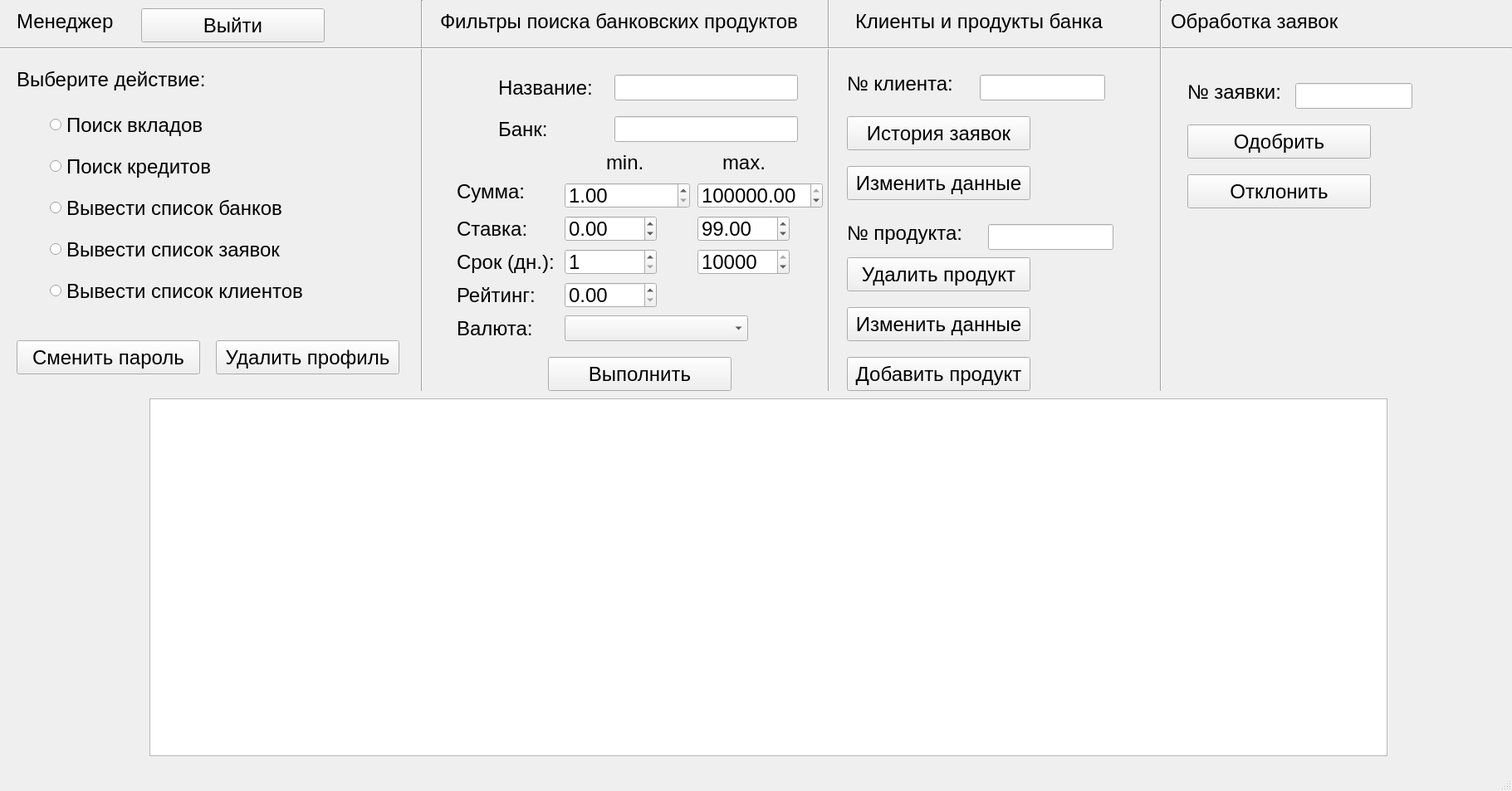
<?xml version="1.0" encoding="UTF-8"?>
<ui version="4.0">
 <class>ManagerWindow</class>
 <widget class="QMainWindow" name="ManagerWindow">
  <property name="geometry">
   <rect>
    <x>0</x>
    <y>0</y>
    <width>1821</width>
    <height>953</height>
   </rect>
  </property>
  <property name="font">
   <font>
    <pointsize>18</pointsize>
   </font>
  </property>
  <property name="windowTitle">
   <string>BankProducts Application</string>
  </property>
  <widget class="QWidget" name="centralwidget">
   <widget class="QRadioButton" name="r1">
    <property name="geometry">
     <rect>
      <x>60</x>
      <y>130</y>
      <width>281</width>
      <height>41</height>
     </rect>
    </property>
    <property name="font">
     <font>
      <pointsize>18</pointsize>
     </font>
    </property>
    <property name="text">
     <string>Поиск вкладов</string>
    </property>
   </widget>
   <widget class="QRadioButton" name="r3">
    <property name="geometry">
     <rect>
      <x>60</x>
      <y>230</y>
      <width>431</width>
      <height>41</height>
     </rect>
    </property>
    <property name="font">
     <font>
      <pointsize>18</pointsize>
     </font>
    </property>
    <property name="text">
     <string>Вывести список банков</string>
    </property>
   </widget>
   <widget class="QLabel" name="label_2">
    <property name="geometry">
     <rect>
      <x>20</x>
      <y>80</y>
      <width>251</width>
      <height>31</height>
     </rect>
    </property>
    <property name="font">
     <font>
      <pointsize>18</pointsize>
     </font>
    </property>
    <property name="text">
     <string>Выберите действие:</string>
    </property>
   </widget>
   <widget class="QPushButton" name="search">
    <property name="geometry">
     <rect>
      <x>660</x>
      <y>430</y>
      <width>221</width>
      <height>41</height>
     </rect>
    </property>
    <property name="font">
     <font>
      <pointsize>18</pointsize>
     </font>
    </property>
    <property name="text">
     <string>Выполнить</string>
    </property>
   </widget>
   <widget class="QLabel" name="label">
    <property name="geometry">
     <rect>
      <x>20</x>
      <y>0</y>
      <width>141</width>
      <height>51</height>
     </rect>
    </property>
    <property name="font">
     <font>
      <pointsize>18</pointsize>
     </font>
    </property>
    <property name="text">
     <string>Менеджер</string>
    </property>
   </widget>
   <widget class="QRadioButton" name="r2">
    <property name="geometry">
     <rect>
      <x>60</x>
      <y>180</y>
      <width>351</width>
      <height>41</height>
     </rect>
    </property>
    <property name="font">
     <font>
      <pointsize>18</pointsize>
     </font>
    </property>
    <property name="text">
     <string>Поиск кредитов</string>
    </property>
   </widget>
   <widget class="Line" name="line">
    <property name="geometry">
     <rect>
      <x>500</x>
      <y>0</y>
      <width>16</width>
      <height>471</height>
     </rect>
    </property>
    <property name="font">
     <font>
      <pointsize>18</pointsize>
     </font>
    </property>
    <property name="orientation">
     <enum>Qt::Vertical</enum>
    </property>
   </widget>
   <widget class="QTableWidget" name="tableWidget">
    <property name="geometry">
     <rect>
      <x>180</x>
      <y>480</y>
      <width>1491</width>
      <height>431</height>
     </rect>
    </property>
    <property name="font">
     <font>
      <pointsize>18</pointsize>
     </font>
    </property>
   </widget>
   <widget class="QLabel" name="label_10">
    <property name="geometry">
     <rect>
      <x>1030</x>
      <y>10</y>
      <width>361</width>
      <height>31</height>
     </rect>
    </property>
    <property name="font">
     <font>
      <pointsize>18</pointsize>
     </font>
    </property>
    <property name="text">
     <string>Клиенты и продукты банка</string>
    </property>
   </widget>
   <widget class="QLabel" name="label_3">
    <property name="geometry">
     <rect>
      <x>530</x>
      <y>-10</y>
      <width>451</width>
      <height>71</height>
     </rect>
    </property>
    <property name="font">
     <font>
      <pointsize>18</pointsize>
     </font>
    </property>
    <property name="text">
     <string>Фильтры поиска банковских продуктов</string>
    </property>
   </widget>
   <widget class="Line" name="line_3">
    <property name="geometry">
     <rect>
      <x>990</x>
      <y>-10</y>
      <width>16</width>
      <height>481</height>
     </rect>
    </property>
    <property name="font">
     <font>
      <pointsize>18</pointsize>
     </font>
    </property>
    <property name="orientation">
     <enum>Qt::Vertical</enum>
    </property>
   </widget>
   <widget class="Line" name="line_2">
    <property name="geometry">
     <rect>
      <x>0</x>
      <y>50</y>
      <width>1821</width>
      <height>16</height>
     </rect>
    </property>
    <property name="font">
     <font>
      <pointsize>18</pointsize>
     </font>
    </property>
    <property name="orientation">
     <enum>Qt::Horizontal</enum>
    </property>
   </widget>
   <widget class="QPushButton" name="exit">
    <property name="geometry">
     <rect>
      <x>170</x>
      <y>10</y>
      <width>221</width>
      <height>41</height>
     </rect>
    </property>
    <property name="font">
     <font>
      <pointsize>18</pointsize>
     </font>
    </property>
    <property name="text">
     <string>Выйти</string>
    </property>
   </widget>
   <widget class="QLineEdit" name="nameEdit">
    <property name="geometry">
     <rect>
      <x>740</x>
      <y>90</y>
      <width>221</width>
      <height>31</height>
     </rect>
    </property>
   </widget>
   <widget class="QLineEdit" name="bankEdit">
    <property name="geometry">
     <rect>
      <x>740</x>
      <y>140</y>
      <width>221</width>
      <height>31</height>
     </rect>
    </property>
   </widget>
   <widget class="QLabel" name="label_4">
    <property name="geometry">
     <rect>
      <x>730</x>
      <y>170</y>
      <width>61</width>
      <height>51</height>
     </rect>
    </property>
    <property name="font">
     <font>
      <pointsize>18</pointsize>
     </font>
    </property>
    <property name="text">
     <string>min.</string>
    </property>
   </widget>
   <widget class="QLabel" name="label_5">
    <property name="geometry">
     <rect>
      <x>870</x>
      <y>170</y>
      <width>61</width>
      <height>51</height>
     </rect>
    </property>
    <property name="font">
     <font>
      <pointsize>18</pointsize>
     </font>
    </property>
    <property name="text">
     <string>max.</string>
    </property>
   </widget>
   <widget class="QLabel" name="label_6">
    <property name="geometry">
     <rect>
      <x>550</x>
      <y>210</y>
      <width>101</width>
      <height>41</height>
     </rect>
    </property>
    <property name="font">
     <font>
      <pointsize>18</pointsize>
     </font>
    </property>
    <property name="text">
     <string>Сумма:</string>
    </property>
   </widget>
   <widget class="QLabel" name="label_7">
    <property name="geometry">
     <rect>
      <x>550</x>
      <y>260</y>
      <width>101</width>
      <height>31</height>
     </rect>
    </property>
    <property name="font">
     <font>
      <pointsize>18</pointsize>
     </font>
    </property>
    <property name="text">
     <string>Ставка:</string>
    </property>
   </widget>
   <widget class="QLabel" name="label_8">
    <property name="geometry">
     <rect>
      <x>550</x>
      <y>300</y>
      <width>121</width>
      <height>31</height>
     </rect>
    </property>
    <property name="font">
     <font>
      <pointsize>18</pointsize>
     </font>
    </property>
    <property name="text">
     <string>Срок (дн.):</string>
    </property>
   </widget>
   <widget class="QLabel" name="label_9">
    <property name="geometry">
     <rect>
      <x>550</x>
      <y>340</y>
      <width>101</width>
      <height>31</height>
     </rect>
    </property>
    <property name="font">
     <font>
      <pointsize>18</pointsize>
     </font>
    </property>
    <property name="text">
     <string>Рейтинг:</string>
    </property>
   </widget>
   <widget class="QLabel" name="label_11">
    <property name="geometry">
     <rect>
      <x>600</x>
      <y>90</y>
      <width>131</width>
      <height>31</height>
     </rect>
    </property>
    <property name="font">
     <font>
      <pointsize>18</pointsize>
     </font>
    </property>
    <property name="text">
     <string>Название:</string>
    </property>
   </widget>
   <widget class="QLabel" name="label_12">
    <property name="geometry">
     <rect>
      <x>600</x>
      <y>140</y>
      <width>101</width>
      <height>31</height>
     </rect>
    </property>
    <property name="font">
     <font>
      <pointsize>18</pointsize>
     </font>
    </property>
    <property name="text">
     <string>Банк:</string>
    </property>
   </widget>
   <widget class="QDoubleSpinBox" name="min_sum">
    <property name="geometry">
     <rect>
      <x>680</x>
      <y>220</y>
      <width>151</width>
      <height>31</height>
     </rect>
    </property>
    <property name="minimum">
     <double>1.000000000000000</double>
    </property>
    <property name="maximum">
     <double>100000000.000000000000000</double>
    </property>
    <property name="singleStep">
     <double>10000.000000000000000</double>
    </property>
    <property name="value">
     <double>1.000000000000000</double>
    </property>
   </widget>
   <widget class="QDoubleSpinBox" name="max_sum">
    <property name="geometry">
     <rect>
      <x>840</x>
      <y>220</y>
      <width>151</width>
      <height>31</height>
     </rect>
    </property>
    <property name="minimum">
     <double>1.000000000000000</double>
    </property>
    <property name="maximum">
     <double>100000000.000000000000000</double>
    </property>
    <property name="singleStep">
     <double>10000.000000000000000</double>
    </property>
    <property name="value">
     <double>100000000.000000000000000</double>
    </property>
   </widget>
   <widget class="QDoubleSpinBox" name="min_rate">
    <property name="geometry">
     <rect>
      <x>680</x>
      <y>260</y>
      <width>111</width>
      <height>31</height>
     </rect>
    </property>
    <property name="minimum">
     <double>-99.989999999999995</double>
    </property>
   </widget>
   <widget class="QDoubleSpinBox" name="max_rate">
    <property name="geometry">
     <rect>
      <x>840</x>
      <y>260</y>
      <width>111</width>
      <height>31</height>
     </rect>
    </property>
    <property name="minimum">
     <double>-99.989999999999995</double>
    </property>
    <property name="value">
     <double>99.000000000000000</double>
    </property>
   </widget>
   <widget class="QSpinBox" name="min_time">
    <property name="geometry">
     <rect>
      <x>680</x>
      <y>300</y>
      <width>111</width>
      <height>31</height>
     </rect>
    </property>
    <property name="minimum">
     <number>1</number>
    </property>
    <property name="maximum">
     <number>10000</number>
    </property>
    <property name="singleStep">
     <number>10</number>
    </property>
   </widget>
   <widget class="QSpinBox" name="max_time">
    <property name="geometry">
     <rect>
      <x>840</x>
      <y>300</y>
      <width>111</width>
      <height>31</height>
     </rect>
    </property>
    <property name="minimum">
     <number>1</number>
    </property>
    <property name="maximum">
     <number>10000</number>
    </property>
    <property name="singleStep">
     <number>10</number>
    </property>
    <property name="value">
     <number>10000</number>
    </property>
   </widget>
   <widget class="QDoubleSpinBox" name="min_rating">
    <property name="geometry">
     <rect>
      <x>680</x>
      <y>340</y>
      <width>111</width>
      <height>31</height>
     </rect>
    </property>
    <property name="maximum">
     <double>5.000000000000000</double>
    </property>
    <property name="singleStep">
     <double>1.000000000000000</double>
    </property>
   </widget>
   <widget class="Line" name="line_4">
    <property name="geometry">
     <rect>
      <x>1390</x>
      <y>0</y>
      <width>16</width>
      <height>471</height>
     </rect>
    </property>
    <property name="font">
     <font>
      <pointsize>18</pointsize>
     </font>
    </property>
    <property name="orientation">
     <enum>Qt::Vertical</enum>
    </property>
   </widget>
   <widget class="QLabel" name="label_13">
    <property name="geometry">
     <rect>
      <x>1410</x>
      <y>10</y>
      <width>421</width>
      <height>31</height>
     </rect>
    </property>
    <property name="font">
     <font>
      <pointsize>18</pointsize>
     </font>
    </property>
    <property name="text">
     <string>Обработка заявок</string>
    </property>
   </widget>
   <widget class="QRadioButton" name="r4">
    <property name="geometry">
     <rect>
      <x>60</x>
      <y>280</y>
      <width>431</width>
      <height>41</height>
     </rect>
    </property>
    <property name="font">
     <font>
      <pointsize>18</pointsize>
     </font>
    </property>
    <property name="text">
     <string>Вывести список заявок</string>
    </property>
   </widget>
   <widget class="QLabel" name="label_14">
    <property name="geometry">
     <rect>
      <x>1020</x>
      <y>80</y>
      <width>151</width>
      <height>41</height>
     </rect>
    </property>
    <property name="font">
     <font>
      <pointsize>18</pointsize>
     </font>
    </property>
    <property name="text">
     <string>№ клиента:</string>
    </property>
   </widget>
   <widget class="QLineEdit" name="cl_num">
    <property name="geometry">
     <rect>
      <x>1180</x>
      <y>90</y>
      <width>151</width>
      <height>31</height>
     </rect>
    </property>
    <property name="inputMask">
     <string>0000000</string>
    </property>
   </widget>
   <widget class="QLabel" name="label_17">
    <property name="geometry">
     <rect>
      <x>1430</x>
      <y>90</y>
      <width>151</width>
      <height>41</height>
     </rect>
    </property>
    <property name="font">
     <font>
      <pointsize>18</pointsize>
     </font>
    </property>
    <property name="text">
     <string>№ заявки:</string>
    </property>
   </widget>
   <widget class="QLineEdit" name="num_req">
    <property name="geometry">
     <rect>
      <x>1560</x>
      <y>100</y>
      <width>141</width>
      <height>31</height>
     </rect>
    </property>
    <property name="inputMask">
     <string>0000000</string>
    </property>
   </widget>
   <widget class="QPushButton" name="cl_history">
    <property name="geometry">
     <rect>
      <x>1020</x>
      <y>140</y>
      <width>221</width>
      <height>41</height>
     </rect>
    </property>
    <property name="font">
     <font>
      <pointsize>18</pointsize>
     </font>
    </property>
    <property name="text">
     <string>История заявок</string>
    </property>
   </widget>
   <widget class="QPushButton" name="approve">
    <property name="geometry">
     <rect>
      <x>1430</x>
      <y>150</y>
      <width>221</width>
      <height>41</height>
     </rect>
    </property>
    <property name="font">
     <font>
      <pointsize>18</pointsize>
     </font>
    </property>
    <property name="text">
     <string>Одобрить</string>
    </property>
   </widget>
   <widget class="QPushButton" name="update_password">
    <property name="geometry">
     <rect>
      <x>20</x>
      <y>410</y>
      <width>221</width>
      <height>41</height>
     </rect>
    </property>
    <property name="font">
     <font>
      <pointsize>18</pointsize>
     </font>
    </property>
    <property name="text">
     <string>Сменить пароль</string>
    </property>
   </widget>
   <widget class="QPushButton" name="delete_manager">
    <property name="geometry">
     <rect>
      <x>260</x>
      <y>410</y>
      <width>221</width>
      <height>41</height>
     </rect>
    </property>
    <property name="font">
     <font>
      <pointsize>18</pointsize>
     </font>
    </property>
    <property name="text">
     <string>Удалить профиль</string>
    </property>
   </widget>
   <widget class="QRadioButton" name="r5">
    <property name="geometry">
     <rect>
      <x>60</x>
      <y>330</y>
      <width>431</width>
      <height>41</height>
     </rect>
    </property>
    <property name="font">
     <font>
      <pointsize>18</pointsize>
     </font>
    </property>
    <property name="text">
     <string>Вывести список клиентов</string>
    </property>
   </widget>
   <widget class="QPushButton" name="cl_update">
    <property name="geometry">
     <rect>
      <x>1020</x>
      <y>200</y>
      <width>221</width>
      <height>41</height>
     </rect>
    </property>
    <property name="font">
     <font>
      <pointsize>18</pointsize>
     </font>
    </property>
    <property name="text">
     <string>Изменить данные</string>
    </property>
   </widget>
   <widget class="QLineEdit" name="prod_num">
    <property name="geometry">
     <rect>
      <x>1190</x>
      <y>270</y>
      <width>151</width>
      <height>31</height>
     </rect>
    </property>
    <property name="inputMask">
     <string>0000000</string>
    </property>
    <property name="text">
     <string/>
    </property>
   </widget>
   <widget class="QLabel" name="label_15">
    <property name="geometry">
     <rect>
      <x>1020</x>
      <y>260</y>
      <width>151</width>
      <height>41</height>
     </rect>
    </property>
    <property name="font">
     <font>
      <pointsize>18</pointsize>
     </font>
    </property>
    <property name="text">
     <string>№ продукта:</string>
    </property>
   </widget>
   <widget class="QPushButton" name="update_product">
    <property name="geometry">
     <rect>
      <x>1020</x>
      <y>370</y>
      <width>221</width>
      <height>41</height>
     </rect>
    </property>
    <property name="font">
     <font>
      <pointsize>18</pointsize>
     </font>
    </property>
    <property name="text">
     <string>Изменить данные</string>
    </property>
   </widget>
   <widget class="QPushButton" name="reject">
    <property name="geometry">
     <rect>
      <x>1430</x>
      <y>210</y>
      <width>221</width>
      <height>41</height>
     </rect>
    </property>
    <property name="font">
     <font>
      <pointsize>18</pointsize>
     </font>
    </property>
    <property name="text">
     <string>Отклонить</string>
    </property>
   </widget>
   <widget class="QPushButton" name="add_product">
    <property name="geometry">
     <rect>
      <x>1020</x>
      <y>430</y>
      <width>221</width>
      <height>41</height>
     </rect>
    </property>
    <property name="font">
     <font>
      <pointsize>18</pointsize>
     </font>
    </property>
    <property name="text">
     <string>Добавить продукт</string>
    </property>
   </widget>
   <widget class="QPushButton" name="delete_product">
    <property name="geometry">
     <rect>
      <x>1020</x>
      <y>310</y>
      <width>221</width>
      <height>41</height>
     </rect>
    </property>
    <property name="font">
     <font>
      <pointsize>18</pointsize>
     </font>
    </property>
    <property name="text">
     <string>Удалить продукт</string>
    </property>
   </widget>
   <widget class="QLabel" name="label_19">
    <property name="geometry">
     <rect>
      <x>550</x>
      <y>380</y>
      <width>101</width>
      <height>31</height>
     </rect>
    </property>
    <property name="font">
     <font>
      <pointsize>18</pointsize>
     </font>
    </property>
    <property name="text">
     <string>Валюта:</string>
    </property>
   </widget>
   <widget class="QComboBox" name="cur_type">
    <property name="geometry">
     <rect>
      <x>680</x>
      <y>380</y>
      <width>221</width>
      <height>31</height>
     </rect>
    </property>
   </widget>
  </widget>
  <widget class="QMenuBar" name="menubar">
   <property name="geometry">
    <rect>
     <x>0</x>
     <y>0</y>
     <width>1821</width>
     <height>33</height>
    </rect>
   </property>
  </widget>
  <widget class="QStatusBar" name="statusbar"/>
 </widget>
 <resources/>
 <connections/>
</ui>
